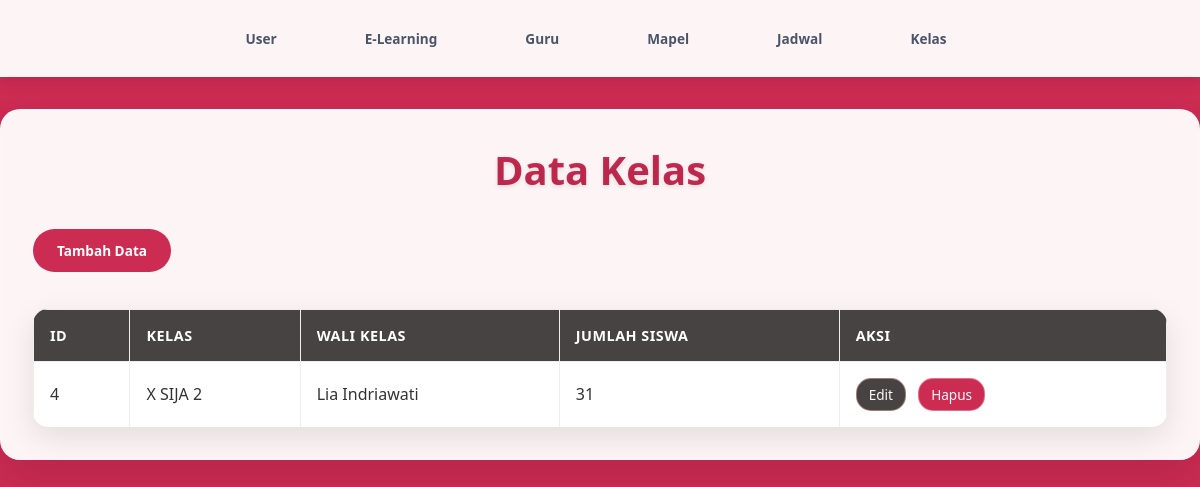
Screenshot of /admin/kelas/index.php with the database file from the repository.
### tables this page shows
CREATE TABLE `kelas` (
  `jumlah_siswa` int(11) DEFAULT NULL,
  `nama_kelas` varchar(50) DEFAULT NULL,
  `id_kelas` int(11) NOT NULL,
  `id_guru` int(11) DEFAULT NULL
);

CREATE TABLE `guru` (
  `nama` varchar(100) NOT NULL,
  `id_guru` int(11) NOT NULL
);

### admin/kelas/index.php (the view, shortened to what this page needs)
<?php
include '../config.php';
    $query_mysql = mysqli_query($conn, "SELECT guru.nama, kelas.nama_kelas, kelas.jumlah_siswa, kelas.id_kelas
    FROM kelas
    JOIN guru ON kelas.id_guru = guru.id_guru
    ") or die(mysqli_error($conn));
?>
<!DOCTYPE html>
<html lang="en">
<head>
    <link rel="stylesheet" href="../index.css">
</head>
<body>
    <header>
        <ul class="navbar">
            <a href="/UKL/admin/user/index.php">User</a>
            <a href="/UKL/admin/e_learning/index.php">E-Learning</a>
            <a href="/UKL/admin/guru/index.php">Guru</a>
            <a href="/UKL/admin/mapel/index.php">Mapel</a>
            <a href="/UKL/admin/jadwal_pelajaran/index.php">Jadwal</a>
            <a href="/UKL/admin/kelas/index.php">Kelas</a>
        </ul>
    </header>
    <div class="container">
    <h1>Data Kelas</h1>
    <a href="create.php">Tambah Data</a>
    <table border="1">
        <tr>
            <th>ID</th>
            <th>Kelas</th>
            <th>Wali Kelas</th>
            <th>Jumlah Siswa</th>
            <th>Aksi</th>
        </tr>
        <?php
        while($row = mysqli_fetch_array($query_mysql)) {
        ?>
        <tr>
            <td><?php echo $row['id_kelas']; ?></td>
            <td><?php echo $row['nama_kelas']; ?></td>
            <td><?php echo $row['nama']; ?></td>
            <td><?php echo $row['jumlah_siswa']; ?></td>
            <td>
                <a href="edit.php?id_kelas=<?php echo $row['id_kelas']; ?>">Edit</a>
                <a href="delete.php?id_kelas=<?php echo $row['id_kelas']; ?>">Hapus</a>
            </td>
        </tr>
        <?php } ?>
    </table>
    </div>
</body>
</html>

### admin/index.css (style rules this page uses)
* { margin: 0; padding: 0; box-sizing: border-box; }
:root { --red:#CC2B52; --second: #484343; }
body { font-family: 'Segoe UI', Tahoma, Geneva, Verdana, sans-serif; background: var(--red); min-height: 100vh; color: #333; }
header { background: rgba(255, 255, 255, 0.95); backdrop-filter: blur(10px); box-shadow: 0 4px 15px rgba(0, 0, 0, 0.1); padding: 1rem 0; margin-bottom: 2rem; position: sticky; top: 0; z-index: 100; }
.navbar { display: flex; justify-content: center; gap: 2rem; list-style: none; max-width: 1200px; margin: 0 auto; padding: 0 2rem; }
.navbar a { text-decoration: none; color: #4a5568; font-weight: 600; padding: 0.8rem 1.5rem; border-radius: 25px; transition: all 0.3s ease; position: relative; overflow: hidden; }
.navbar a::before { position: absolute; top: 0; left: -100%; width: 100%; height: 100%; transition: left 0.5s; }
.container { max-width: 1200px; margin: 0 auto; padding: 2rem; background: rgba(255, 255, 255, 0.95); backdrop-filter: blur(15px); border-radius: 20px; box-shadow: 0 20px 40px rgba(0, 0, 0, 0.1); border: 1px solid rgba(255, 255, 255, 0.2); }
h1 { text-align: center; margin-bottom: 2rem; color: #2d3748; font-size: 2.5rem; font-weight: 700; background: var(--red); -webkit-background-clip: text; -webkit-text-fill-color: transparent; background-clip: text; text-shadow: 0 2px 4px rgba(0, 0, 0, 0.1); }
.container > a { display: inline-block; background: var(--red); color: white; text-decoration: none; padding: 12px 24px; border-radius: 25px; margin-bottom: 2rem; font-weight: 600; transition: all 0.3s ease; position: relative; overflow: hidden; }
.container > a::before { position: absolute; top: 0; left: -100%; width: 100%; height: 100%; transition: left 0.5s; }
table { width: 100%; border-collapse: collapse; background: white; border-radius: 15px; overflow: hidden; box-shadow: 0 10px 30px rgba(0, 0, 0, 0.1); border: none; }
th { background: var(--second); color: white; padding: 1rem; text-align: left; font-weight: 600; text-transform: uppercase; letter-spacing: 0.5px; font-size: 0.9rem; }
td { padding: 1rem; border-bottom: 1px solid #e2e8f0; transition: background-color 0.2s ease; }
tr:last-child td { border-bottom: none; }
a { text-decoration: none; padding: 6px 12px; border-radius: 15px; font-size: 0.85rem; font-weight: 500; margin-right: 8px; transition: all 0.3s ease; display: inline-block; }
td a[href*="edit"] { background: var(--second); color: #f7fafc; border: 1px solid rgba(252, 182, 159, 0.5); }
td a[href*="delete"] { background: var(--red); color: #f7fafc; border: 1px solid rgba(255, 179, 179, 0.5); }
tr { transition: all 0.3s ease; }

### rows the page displays
kelas: id_kelas "4", nama_kelas "X SIJA 2", id_guru.nama "Lia Indriawati", jumlah_siswa "31"
